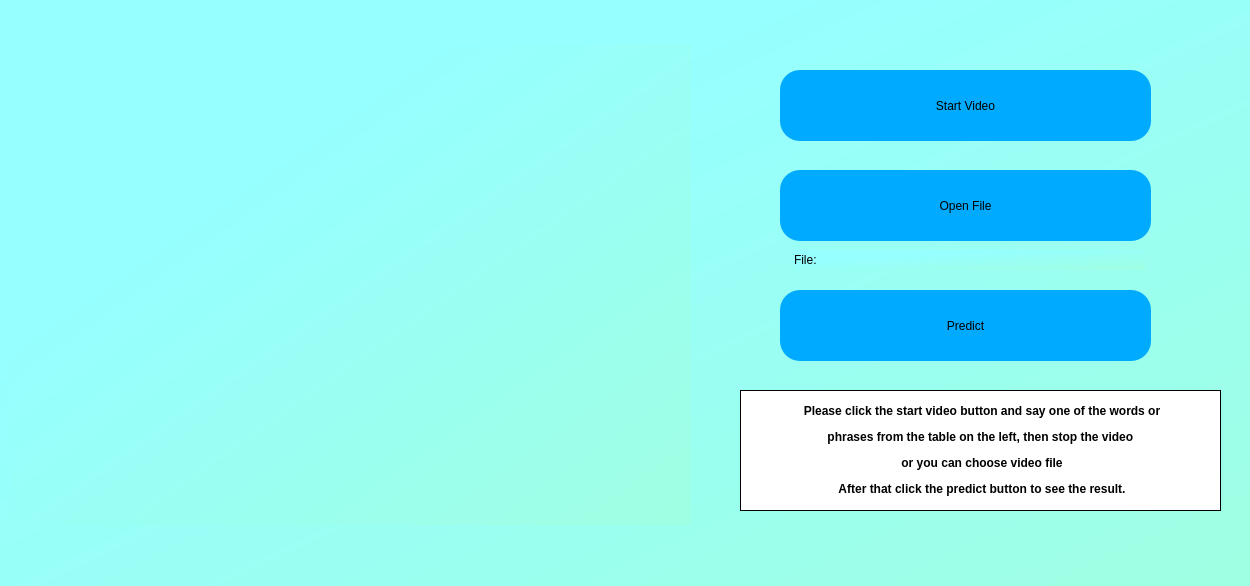
<?xml version="1.0" encoding="UTF-8"?>
<ui version="4.0">
 <class>MainWindow</class>
 <widget class="QMainWindow" name="MainWindow">
  <property name="enabled">
   <bool>true</bool>
  </property>
  <property name="geometry">
   <rect>
    <x>0</x>
    <y>0</y>
    <width>1250</width>
    <height>586</height>
   </rect>
  </property>
  <property name="sizePolicy">
   <sizepolicy hsizetype="Preferred" vsizetype="Preferred">
    <horstretch>0</horstretch>
    <verstretch>0</verstretch>
   </sizepolicy>
  </property>
  <property name="minimumSize">
   <size>
    <width>1250</width>
    <height>586</height>
   </size>
  </property>
  <property name="maximumSize">
   <size>
    <width>1250</width>
    <height>586</height>
   </size>
  </property>
  <property name="windowTitle">
   <string>Lip Reading</string>
  </property>
  <property name="styleSheet">
   <string notr="true">background-color: qlineargradient(spread:pad, x1:0, y1:0, x2:1, y2:1, stop:0.313433 rgba(150, 255, 255, 255), stop:1 rgba(159, 255, 226, 255));</string>
  </property>
  <widget class="QWidget" name="centralwidget">
   <widget class="QLabel" name="label">
    <property name="enabled">
     <bool>true</bool>
    </property>
    <property name="geometry">
     <rect>
      <x>10</x>
      <y>44</y>
      <width>681</width>
      <height>481</height>
     </rect>
    </property>
    <property name="frameShape">
     <enum>QFrame::NoFrame</enum>
    </property>
    <property name="text">
     <string>&lt;html&gt;&lt;head/&gt;&lt;body&gt;&lt;p&gt;&lt;img src=&quot;:/newPrefix/image.png&quot;/&gt;&lt;/p&gt;&lt;/body&gt;&lt;/html&gt;</string>
    </property>
    <property name="margin">
     <number>5</number>
    </property>
   </widget>
   <widget class="QLabel" name="label_2">
    <property name="geometry">
     <rect>
      <x>740</x>
      <y>390</y>
      <width>481</width>
      <height>121</height>
     </rect>
    </property>
    <property name="sizePolicy">
     <sizepolicy hsizetype="Minimum" vsizetype="Preferred">
      <horstretch>0</horstretch>
      <verstretch>0</verstretch>
     </sizepolicy>
    </property>
    <property name="styleSheet">
     <string notr="true">background-color: rgb(255, 255, 255);</string>
    </property>
    <property name="frameShape">
     <enum>QFrame::Box</enum>
    </property>
    <property name="frameShadow">
     <enum>QFrame::Plain</enum>
    </property>
    <property name="text">
     <string>&lt;html&gt;&lt;head/&gt;&lt;body&gt;&lt;p align=&quot;center&quot;&gt;&lt;span style=&quot; font-size:9pt; font-weight:600;&quot;&gt;Please click the start video button and say one of the words or&lt;/span&gt;&lt;/p&gt;&lt;p align=&quot;center&quot;&gt;&lt;span style=&quot; font-size:9pt; font-weight:600;&quot;&gt;phrases from the table on the left, then stop the video &lt;/span&gt;&lt;/p&gt;&lt;p align=&quot;center&quot;&gt;&lt;span style=&quot; font-size:9pt; font-weight:600;&quot;&gt;or you can choose video file&lt;/span&gt;&lt;/p&gt;&lt;p align=&quot;center&quot;&gt;&lt;span style=&quot; font-size:9pt; font-weight:600;&quot;&gt;After that click the predict button to see the result.&lt;/span&gt;&lt;/p&gt;&lt;/body&gt;&lt;/html&gt;</string>
    </property>
    <property name="margin">
     <number>0</number>
    </property>
   </widget>
   <widget class="QPushButton" name="pushButton">
    <property name="geometry">
     <rect>
      <x>780</x>
      <y>70</y>
      <width>371</width>
      <height>71</height>
     </rect>
    </property>
    <property name="sizePolicy">
     <sizepolicy hsizetype="Maximum" vsizetype="Preferred">
      <horstretch>0</horstretch>
      <verstretch>0</verstretch>
     </sizepolicy>
    </property>
    <property name="palette">
     <palette>
      <active>
       <colorrole role="Button">
        <brush brushstyle="SolidPattern">
         <color alpha="255">
          <red>0</red>
          <green>170</green>
          <blue>255</blue>
         </color>
        </brush>
       </colorrole>
       <colorrole role="Base">
        <brush brushstyle="SolidPattern">
         <color alpha="255">
          <red>0</red>
          <green>170</green>
          <blue>255</blue>
         </color>
        </brush>
       </colorrole>
       <colorrole role="Window">
        <brush brushstyle="SolidPattern">
         <color alpha="255">
          <red>0</red>
          <green>170</green>
          <blue>255</blue>
         </color>
        </brush>
       </colorrole>
      </active>
      <inactive>
       <colorrole role="Button">
        <brush brushstyle="SolidPattern">
         <color alpha="255">
          <red>0</red>
          <green>170</green>
          <blue>255</blue>
         </color>
        </brush>
       </colorrole>
       <colorrole role="Base">
        <brush brushstyle="SolidPattern">
         <color alpha="255">
          <red>0</red>
          <green>170</green>
          <blue>255</blue>
         </color>
        </brush>
       </colorrole>
       <colorrole role="Window">
        <brush brushstyle="SolidPattern">
         <color alpha="255">
          <red>0</red>
          <green>170</green>
          <blue>255</blue>
         </color>
        </brush>
       </colorrole>
      </inactive>
      <disabled>
       <colorrole role="Button">
        <brush brushstyle="SolidPattern">
         <color alpha="255">
          <red>0</red>
          <green>170</green>
          <blue>255</blue>
         </color>
        </brush>
       </colorrole>
       <colorrole role="Base">
        <brush brushstyle="SolidPattern">
         <color alpha="255">
          <red>0</red>
          <green>170</green>
          <blue>255</blue>
         </color>
        </brush>
       </colorrole>
       <colorrole role="Window">
        <brush brushstyle="SolidPattern">
         <color alpha="255">
          <red>0</red>
          <green>170</green>
          <blue>255</blue>
         </color>
        </brush>
       </colorrole>
      </disabled>
     </palette>
    </property>
    <property name="styleSheet">
     <string notr="true">background-color: rgb(0, 170, 255);
font: 75 14pt &quot;MS Shell Dlg 2&quot;;
border-radius:20px;</string>
    </property>
    <property name="text">
     <string>Start Video</string>
    </property>
   </widget>
   <widget class="QPushButton" name="pushButton_2">
    <property name="geometry">
     <rect>
      <x>780</x>
      <y>290</y>
      <width>371</width>
      <height>71</height>
     </rect>
    </property>
    <property name="sizePolicy">
     <sizepolicy hsizetype="Minimum" vsizetype="Preferred">
      <horstretch>0</horstretch>
      <verstretch>0</verstretch>
     </sizepolicy>
    </property>
    <property name="styleSheet">
     <string notr="true">background-color: rgb(0, 170, 255);
font: 75 14pt &quot;MS Shell Dlg 2&quot;;
border-radius:20px;</string>
    </property>
    <property name="text">
     <string>Predict</string>
    </property>
    <property name="checkable">
     <bool>false</bool>
    </property>
   </widget>
   <widget class="QPushButton" name="btn_Open">
    <property name="geometry">
     <rect>
      <x>780</x>
      <y>170</y>
      <width>371</width>
      <height>71</height>
     </rect>
    </property>
    <property name="sizePolicy">
     <sizepolicy hsizetype="Maximum" vsizetype="Preferred">
      <horstretch>0</horstretch>
      <verstretch>0</verstretch>
     </sizepolicy>
    </property>
    <property name="palette">
     <palette>
      <active>
       <colorrole role="Button">
        <brush brushstyle="SolidPattern">
         <color alpha="255">
          <red>0</red>
          <green>170</green>
          <blue>255</blue>
         </color>
        </brush>
       </colorrole>
       <colorrole role="Base">
        <brush brushstyle="SolidPattern">
         <color alpha="255">
          <red>0</red>
          <green>170</green>
          <blue>255</blue>
         </color>
        </brush>
       </colorrole>
       <colorrole role="Window">
        <brush brushstyle="SolidPattern">
         <color alpha="255">
          <red>0</red>
          <green>170</green>
          <blue>255</blue>
         </color>
        </brush>
       </colorrole>
      </active>
      <inactive>
       <colorrole role="Button">
        <brush brushstyle="SolidPattern">
         <color alpha="255">
          <red>0</red>
          <green>170</green>
          <blue>255</blue>
         </color>
        </brush>
       </colorrole>
       <colorrole role="Base">
        <brush brushstyle="SolidPattern">
         <color alpha="255">
          <red>0</red>
          <green>170</green>
          <blue>255</blue>
         </color>
        </brush>
       </colorrole>
       <colorrole role="Window">
        <brush brushstyle="SolidPattern">
         <color alpha="255">
          <red>0</red>
          <green>170</green>
          <blue>255</blue>
         </color>
        </brush>
       </colorrole>
      </inactive>
      <disabled>
       <colorrole role="Button">
        <brush brushstyle="SolidPattern">
         <color alpha="255">
          <red>0</red>
          <green>170</green>
          <blue>255</blue>
         </color>
        </brush>
       </colorrole>
       <colorrole role="Base">
        <brush brushstyle="SolidPattern">
         <color alpha="255">
          <red>0</red>
          <green>170</green>
          <blue>255</blue>
         </color>
        </brush>
       </colorrole>
       <colorrole role="Window">
        <brush brushstyle="SolidPattern">
         <color alpha="255">
          <red>0</red>
          <green>170</green>
          <blue>255</blue>
         </color>
        </brush>
       </colorrole>
      </disabled>
     </palette>
    </property>
    <property name="styleSheet">
     <string notr="true">background-color: rgb(0, 170, 255);
font: 75 14pt &quot;MS Shell Dlg 2&quot;;
border-radius:20px;</string>
    </property>
    <property name="text">
     <string>Open File</string>
    </property>
   </widget>
   <widget class="QLabel" name="lbl_Open">
    <property name="geometry">
     <rect>
      <x>794</x>
      <y>250</y>
      <width>351</width>
      <height>20</height>
     </rect>
    </property>
    <property name="font">
     <font>
      <pointsize>9</pointsize>
     </font>
    </property>
    <property name="text">
     <string>File: </string>
    </property>
   </widget>
  </widget>
 </widget>
 <resources>
  <include location="source.qrc"/>
  <include location="source.qrc"/>
 </resources>
 <connections/>
</ui>
